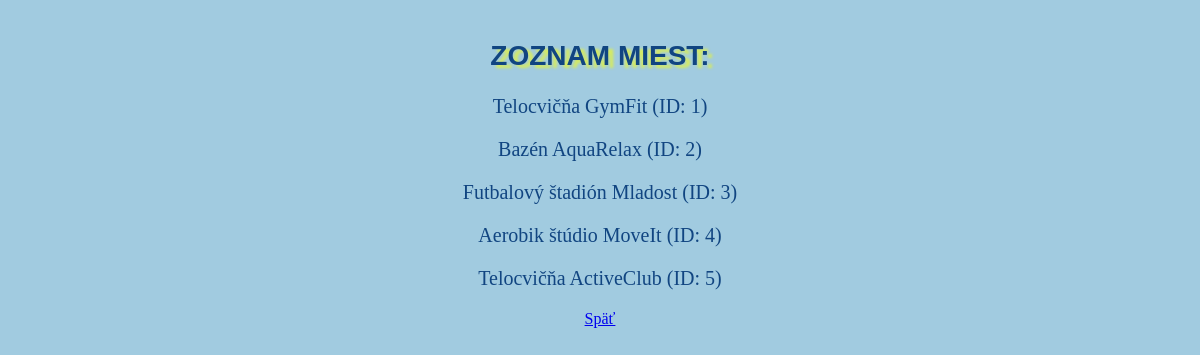
Screenshot of /miesta with the database file from the repository.
### main.py (models this page shows, shortened)
class Miesto(db.Model):
    __tablename__ = "Miesta"
    ID_miesta = db.Column(db.Integer, primary_key = True)
    Nazov_miesta = db.Column(db.String, nullable = False)
    Adresa = db.Column(db.String)
    Kapacita = db.Column(db.Integer)

### main.py (the view)
@app.route("/miesta")
def zobraz_miesta():
    miesta = Miesto.query.all()
    return render_template("miesta.html", miesta = miesta)

### main.py (called while the page is built)
@app.before_request
def set_lang():
    lang = request.args.get("lang")
    if lang not in SUPPORTED:
        lang=session.get("lang", "sk")
    session["lang"] = lang
    g.t = TRANSLATIONS[lang]

@app.context_processor
def inject_translations():
    return dict(t=g.t)

### templates/miesta.html (shortened to what this page needs)
<!DOCTYPE html>
<html lang="sk"></html>
<html>
<head>
    <link rel = "stylesheet" href="{{ url_for('static', filename = 'main.css') }}">
</head>
<body>
    <h2>{{t.zoznam_miest}}</h2>
    {% for miesto in miesta: %}
        <p>{{ miesto.Nazov_miesta }} (ID: {{ miesto.ID_miesta }})</p>
    {% endfor %}
    <a href="/">{{t.back}}</a>
</body>
</html>

### static/main.css (style rules this page uses)
h2 { color: rgb(17, 69, 129); font-family : 'Franklin Gothic Medium', 'Arial Narrow', Arial, sans-serif; font-size: 28px; text-align: center; margin-top: 40px; text-transform: uppercase; text-shadow: 5px 3px 3px rgba(247, 255, 14, 0.63); }
p { color: rgb(17, 69, 129); font-family: 'Times New Roman', Times, serif; font-size: 20px; text-align: center; }
body { background: #a1cbe0 url("https://htmlcheatsheet.com/images/logo-css.png") repeat-y scroll 50px -50px; justify-items: center; }

### rows the page displays
Miesto: Nazov_miesta "Telocvičňa GymFit", ID_miesta "1"
Miesto: Nazov_miesta "Bazén AquaRelax", ID_miesta "2"
Miesto: Nazov_miesta "Futbalový štadión Mladost", ID_miesta "3"
Miesto: Nazov_miesta "Aerobik štúdio MoveIt", ID_miesta "4"
Miesto: Nazov_miesta "Telocvičňa ActiveClub", ID_miesta "5"

### other values shown
{{ t.zoznam_miest }} "ZOZNAM MIEST:"
{{ t.back }} "Späť"
